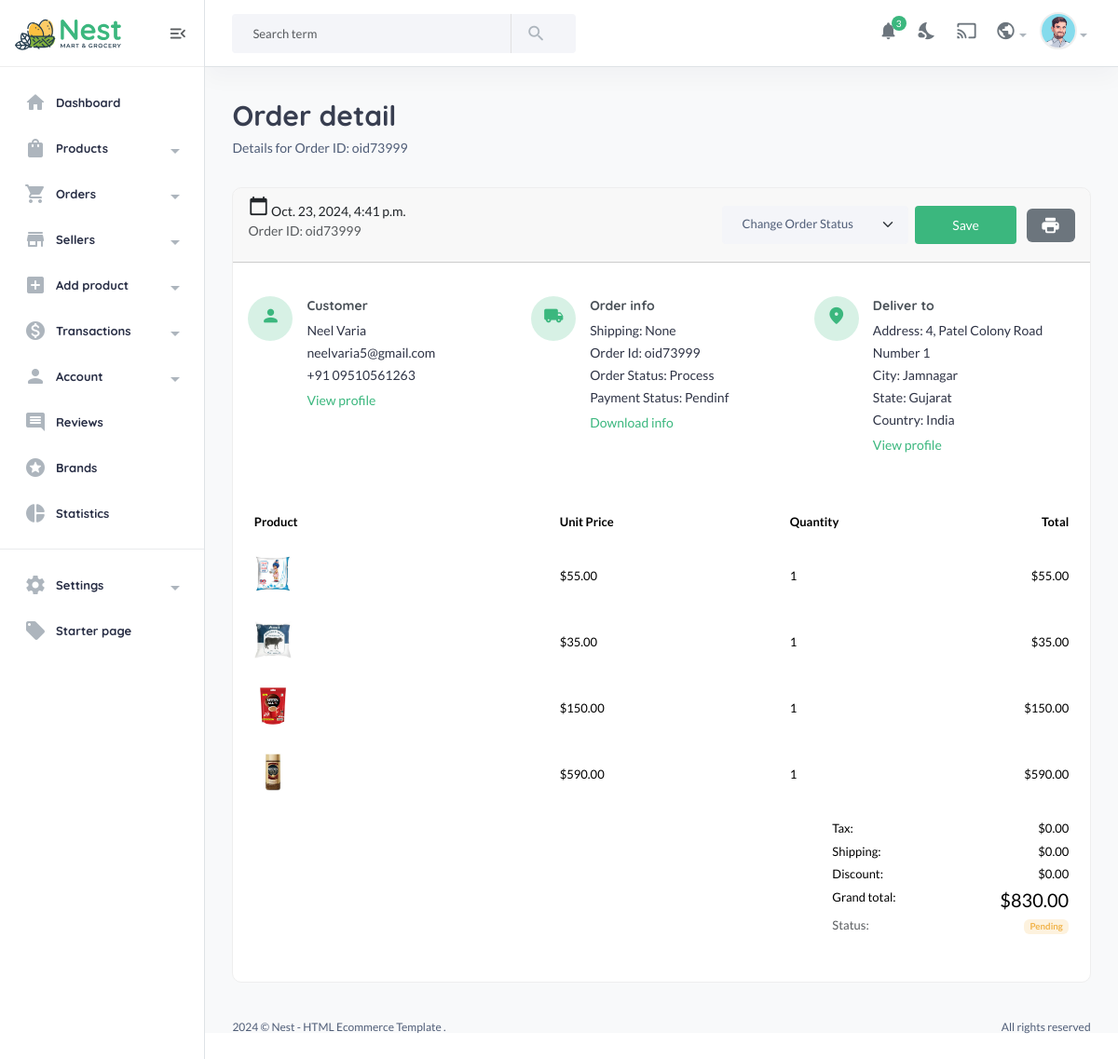
/useradmin/orderdetails/oid73999/ (signed in), run on an earlier commit of the app's database.
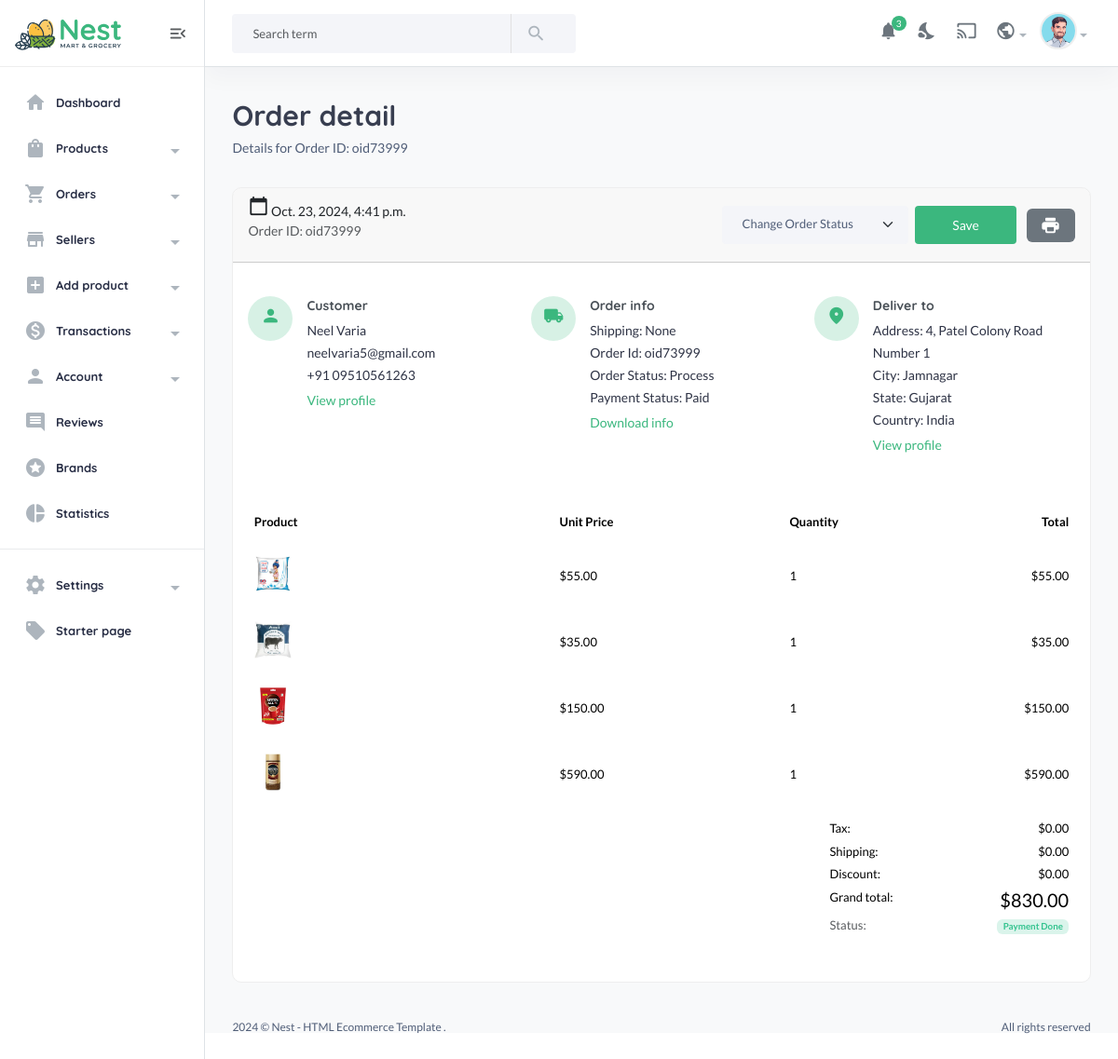
And on a later commit of the database.
### useradmin/decoraters.py (the view)
    def wrapper_function(request, *args, **kwargs):
        if request.user.is_superuser != True:
            messages.error(request,'You are not authorized to view this page')
            return redirect('userauth:login')
        return view_func(request, *args, **kwargs)

### ecommapp/context_processor.py (called while the page is built)
def defaults(request):
    categories = Category.objects.all()
    vendors = Vendor.objects.all()
    min_max_price = Product.objects.aggregate(Min('price'),Max('price'))
    try:
        address = Address.objects.get(user=request.user)
    except:
        address = None
    try:
        whislist_count = whislist.objects.filter(user = request.user)
    except:
        messages.info(request,'You need login first to accessing to wishlist')
        whislist_count = 0
    return{
        'categories':categories,
        'add':address,
        'vendors':vendors,
        'min_max_price':min_max_price,
        'whislist_count':whislist_count
    }

### useradmin/decoraters.py (called while the page is built)
def admin_required(view_func):
    def wrapper_function(request, *args, **kwargs):
        if request.user.is_superuser != True:
            messages.error(request,'You are not authorized to view this page')
            return redirect('userauth:login')
        return view_func(request, *args, **kwargs)
    return wrapper_function

### templates/useradmin/order-details.html (shortened to what the changed rows need)
{% include 'useradmin/nav.html' %}
{% load static %}
            <section class="content-main">
                <div class="content-header">
                    <div>
                        <h2 class="content-title card-title">Order detail</h2>
                    </div>
                </div>
                <div class="card">
                    <div class="card-body">
                        <div class="row mb-50 mt-20 order-info-wrap">
                            <div class="col-md-4">
                                <article class="icontext align-items-start">
                                    <div class="text">
                                        <h6 class="mb-1">Order info</h6>
                                        <p class="mb-1">
                                            Shipping: {{order.shipping_method}} <br />
                                            Order Id: {{order.oid}} <br />
                                            Order Status: {{order.product_status|title}} <br />
                                            Payment Status:
                                            {% if order.paid_status == True%}Paid {% else %}Pendinf{% endif %}
                                        </p>
                                        <a href="#">Download info</a>
                                    </div>
                                </article>
                            </div>
                        </div>
                        <div class="row">
                            <div class="col-lg-12">
                                <div class="table-responsive">
                                    <table class="table">
                                        <thead>
                                            <tr>
                                                <th width="40%">Product</th>
                                                <th width="30%">Unit Price</th>
                                                <th width="30%">Quantity</th>
                                                <th width="30%" class="text-end">Total</th>
                                            </tr>
                                        </thead>
                                        <tbody>
                                            <tr>
                                                <td colspan="4">
                                                    <article class="float-end">
                                                        <dl class="dlist">
                                                            <dd>
                                                                <span class="">
                                                                    {% if order.paid_status == True%}
                                                                        <span class="badge badge-pill badge-soft-success">Payment Done</span>
                                                                    {% else %}
                                                                        <span class="badge badge-pill badge-soft-warning">Pending</span>
                                                                    {% endif %}
                                                                </span>
                                                            </dd>
                                                        </dl>
                                                    </article>
                                                </td>
                                            </tr>
                                        </tbody>
                                    </table>
                                </div>
                            </div>
                        </div>
                    </div>
                </div>
            </section>
{% include 'useradmin/footer.html' %}

What changed in the data, as far as the page shows it:
changed Cartorder "oid73999": paid_status False → True (drawn)
Also different on the page:
text no longer shown: "Pendinf Pending"
text now shown: "Paid Payment Done"
